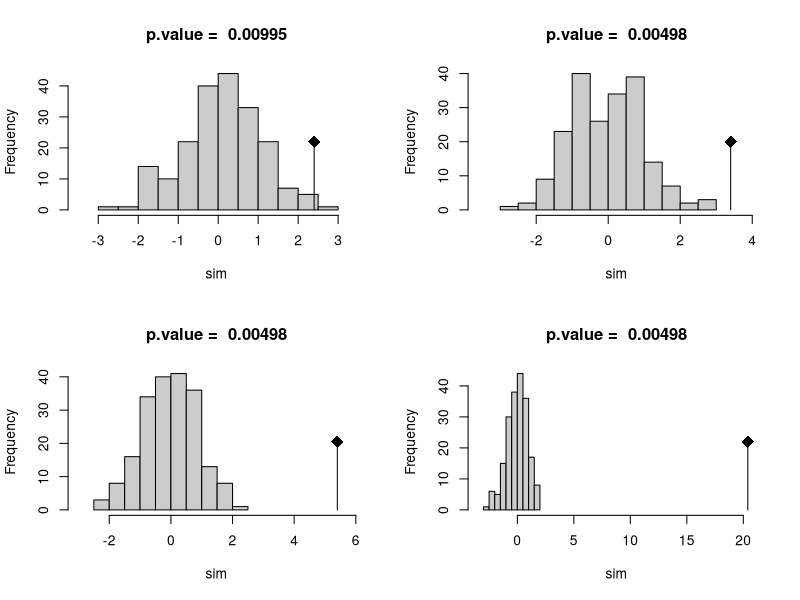

Generate this figure with R:
library(ade4)


### Name: randtest
### Title: Class of the Permutation Tests (in C).
### Aliases: randtest as.randtest plot.randtest print.randtest
### Keywords: methods

### ** Examples

par(mfrow = c(2,2))
for (x0 in c(2.4,3.4,5.4,20.4)) {
    l0 <- as.randtest(sim = rnorm(200), obs = x0)
    print(l0)
    plot(l0,main=paste("p.value = ", round(l0$pvalue, dig = 5)))
}
par(mfrow = c(1,1))
